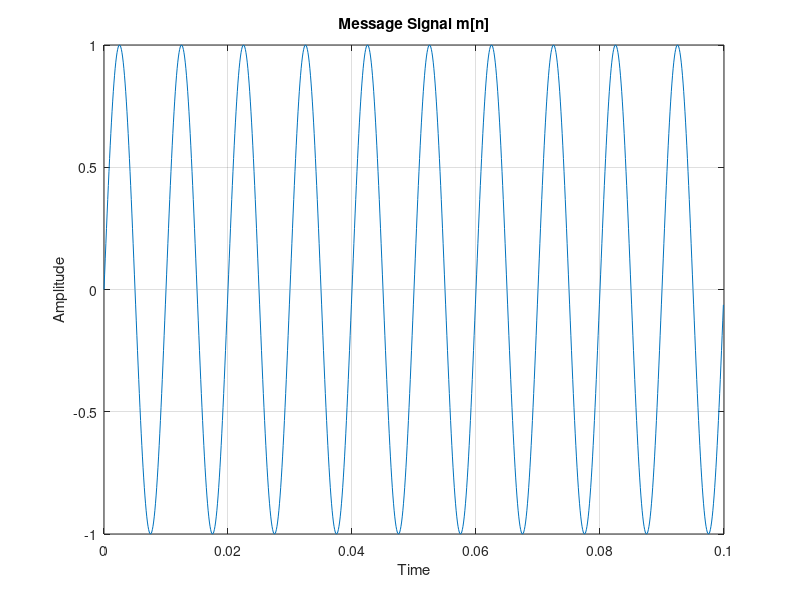

The MATLAB source for this figure: (Note: this script raises an error after producing the figure.)
Fs = 10e3;
t = 0:1/Fs:.1-1/Fs;
m = sin(2*pi*100*t)
ac= cos(2*pi*900*t)
dsbsc=m.*ac;
plot(t,m); 
x=dsbsc.*cos(2*pi*1000*t)
% Plot annotations.
grid
xlabel('Time')
ylabel('Amplitude')
title('Message Signal m[n]')
periodogram(m, [], 4096, Fs, 'power', 'centered');

% Let's zoom into the area of interest.
ylim([-75,12]);

figure
plot(t,dsbsc);
periodogram(dsbsc, [], 4096, Fs, 'power', 'centered');
ylim([-75,12]);
r=1000;
c=1.59*power(10,-9)
h=(1/(r*c))*exp(-t/(r*c));
y=conv(x,h)
figure
plot(y)
figure
plot(t,m)